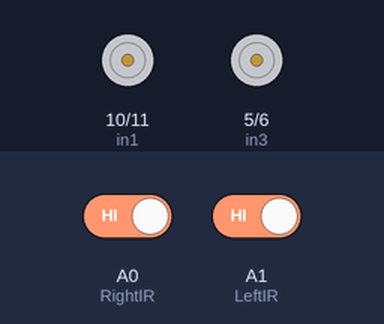
Bench run of a sketch on a simulated Arduino Uno, built with avr-gcc and run on an emulated ATmega328P. On the bench: motor-driver pin pairs drawn as motors (green arrow = first pin HIGH = forward, orange = second pin HIGH = backward, longer = more drive, scaled by the enable pin). The test bench sets the inputs (shaded band); at power-on: A0 (RightIR) HIGH, A1 (LeftIR) HIGH. The ROS host is connected and sends only what is stated.

Above: at 2.2 s.
2.3 s: A0 (RightIR) driven LOW
At 3.5 s:
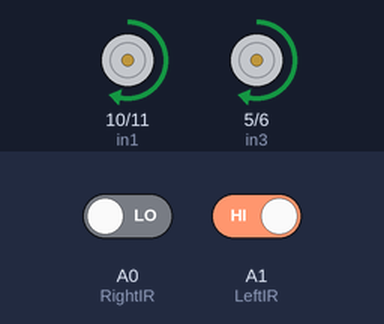
3.8 s: A1 (LeftIR) driven LOW
At 4.6 s:
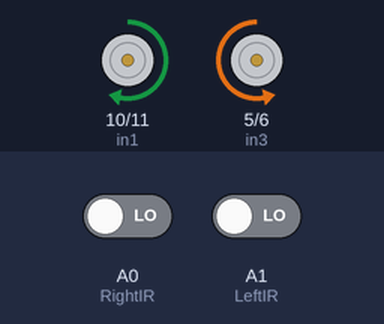
5.3 s: A0 (RightIR) driven HIGH
At 5.8 s:
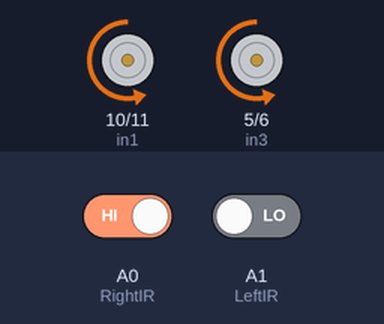
6.8 s: A1 (LeftIR) driven HIGH
At 8.1 s:
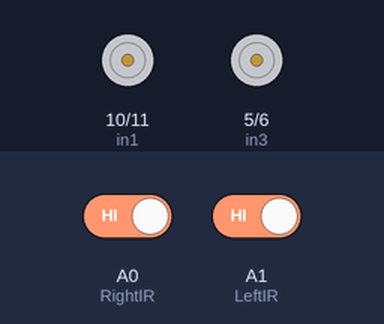
Timing chart, 0 to 9.3 s (numbered marks = the images above; inputs shaded):
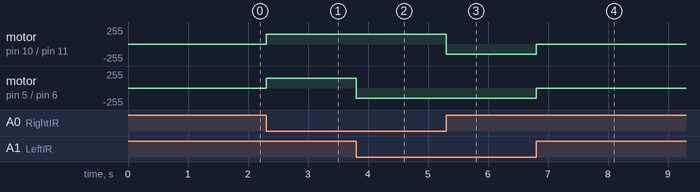

The sketch:

Mobil.ino
```cpp
#include <ros.h>
#include <std_msgs/Empty.h> // Include any ROS message types you want to use

ros::NodeHandle nh;

#define enA 9 // Enable1
#define in1 10 // Motor1
#define in2 11 // Motor1
#define in3 5 // Motor2
#define in4 6 // Motor2
#define enB 3 // Enable2

#define RightIR A0 // ir sensor Right
#define LeftIR A1 // ir sensor Left

std_msgs::Empty msg; // Create the message object
ros::Publisher pub("move_forward", &msg); // Declare the publisher with the topic name and message object

void setup() {
  nh.initNode();
  pinMode(RightIR, INPUT);
  pinMode(LeftIR, INPUT);

  pinMode(enA, OUTPUT);
  pinMode(in1, OUTPUT);
  pinMode(in2, OUTPUT);
  pinMode(in3, OUTPUT);
  pinMode(in4, OUTPUT);
  pinMode(enB, OUTPUT);

  analogWrite(enA, 150); // Motor1 Speed
  analogWrite(enB, 150); // Motor2 Speed

  nh.advertise(pub); // Initialize the publisher
  delay(1000);
}

void loop() {
  // Handle ROS communication
  nh.spinOnce();

  if ((digitalRead(RightIR) == 0) && (digitalRead(LeftIR) == 0)) {
    forward();
    publishForwardMsg(); // Publish ROS message when moving forward
  }

  if ((digitalRead(RightIR) == 1) && (digitalRead(LeftIR) == 0)) {
    turnRight();
  }

  if ((digitalRead(RightIR) == 0) && (digitalRead(LeftIR) == 1)) {
    turnLeft();
  }

  if ((digitalRead(RightIR) == 1) && (digitalRead(LeftIR) == 1)) {
    Stop();
  }
}

void forward() {
  digitalWrite(in1, HIGH);
  digitalWrite(in2, LOW);
  digitalWrite(in3, LOW);
  digitalWrite(in4, HIGH);
}

void turnRight() {
  digitalWrite(in1, LOW);
  digitalWrite(in2, HIGH);
  digitalWrite(in3, LOW);
  digitalWrite(in4, HIGH);
}

void turnLeft() {
  digitalWrite(in1, HIGH);
  digitalWrite(in2, LOW);
  digitalWrite(in3, HIGH);
  digitalWrite(in4, LOW);
}

void Stop() {
  digitalWrite(in1, LOW);
  digitalWrite(in2, LOW);
  digitalWrite(in3, LOW);
  digitalWrite(in4, LOW);
}

void publishForwardMsg() {
  pub.publish(&msg);
}
```

Measured:
- after the input at 2.3 s, motor on pin 10 (in1) / pin 11 (in2), motor on pin 5 (in3) / pin 6 (in4): stopped → forward 150/255 at once
- after the input at 3.8 s, motor on pin 5 (in3) / pin 6 (in4): forward 150/255 → backward 150/255 at once
- after the input at 5.3 s, motor on pin 10 (in1) / pin 11 (in2): forward 150/255 → backward 150/255 at once
- after the input at 6.8 s, motor on pin 10 (in1) / pin 11 (in2), motor on pin 5 (in3) / pin 6 (in4): backward 150/255 → stopped at once
